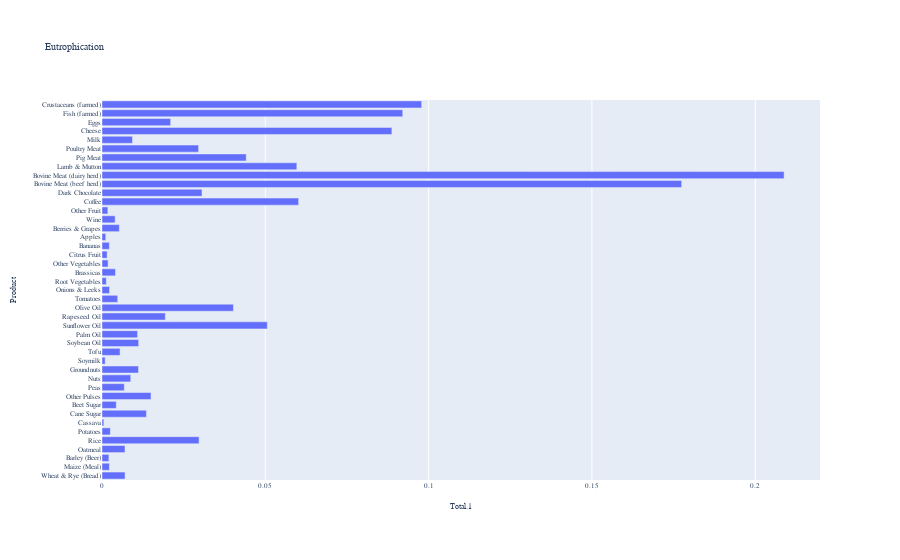

Notebook code cell kept with this figure:
### Code cell
# Horizontal bar chart for df_eutr
fig_eutr = px.bar(df_eutr, x='Total.1', y='Product', orientation='h', title='Eutrophication')
fig_eutr.update_layout(layout)

### Figure 1 — Plotly figure (JSON) as saved in the notebook; plotly's stock layout.template omitted (floating-point values rounded to 4 significant figures)
{"data": [{"alignmentgroup": "True", "hovertemplate": "Total.1=%{x}<br>Product=%{y}<extra></extra>", "legendgroup": "", "marker": {"color": "#636efa", "pattern": {"shape": ""}}, "name": "", "offsetgroup": "", "orientation": "h", "showlegend": false, "textposition": "auto", "type": "bar", "x": [0.00706, 0.00226, 0.00211, 0.00705, 0.02972, 0.00255, 0.00056, 0.0136, 0.00437, 0.01501, 0.00683, 0.0088, 0.01117, 0.00097, 0.00553, 0.01123, 0.01089, 0.05061, 0.01939, 0.04024, 0.00481, 0.0023, 0.00132, 0.00414, 0.00186, 0.00157, 0.00225, 0.00115, 0.00531, 0.00402, 0.00179, 0.0602, 0.03061, 0.1775, 0.2088, 0.05965, 0.04416, 0.02957, 0.00934, 0.08875, 0.02102, 0.09207, 0.09787], "xaxis": "x", "y": ["Wheat & Rye (Bread)", "Maize (Meal)", "Barley (Beer)", "Oatmeal", "Rice", "Potatoes", "Cassava", "Cane Sugar", "Beet Sugar", "Other Pulses", "Peas", "Nuts", "Groundnuts", "Soymilk", "Tofu", "Soybean Oil", "Palm Oil", "Sunflower Oil", "Rapeseed Oil", "Olive Oil", "Tomatoes", "Onions & Leeks", "Root Vegetables", "Brassicas", "Other Vegetables", "Citrus Fruit", "Bananas", "Apples", "Berries & Grapes", "Wine", "Other Fruit", "Coffee", "Dark Chocolate", "Bovine Meat (beef herd)", "Bovine Meat (dairy herd)", "Lamb & Mutton", "Pig Meat", "Poultry Meat", "Milk", "Cheese", "Eggs", "Fish (farmed)", "Crustaceans (farmed)"], "yaxis": "y"}], "layout": {"barmode": "relative", "font": {"family": "\"Lato, \"Helvetica Neue\", Helvetica, Arial, \"Liberation Sans\", sans-serif", "size": 7}, "legend": {"tracegroupgap": 0}, "title": {"text": "Eutrophication"}, "xaxis": {"anchor": "y", "domain": [0, 1], "title": {"text": "Total.1"}}, "yaxis": {"anchor": "x", "domain": [0, 1], "title": {"text": "Product"}}}}
